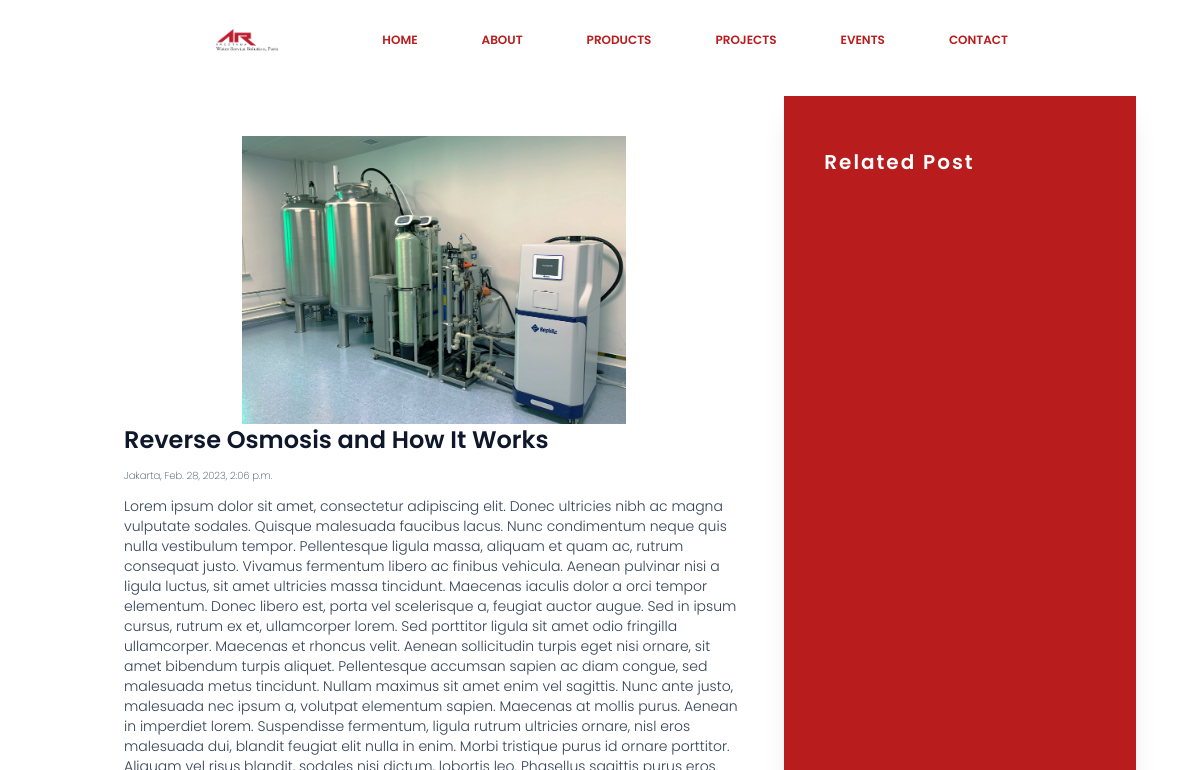
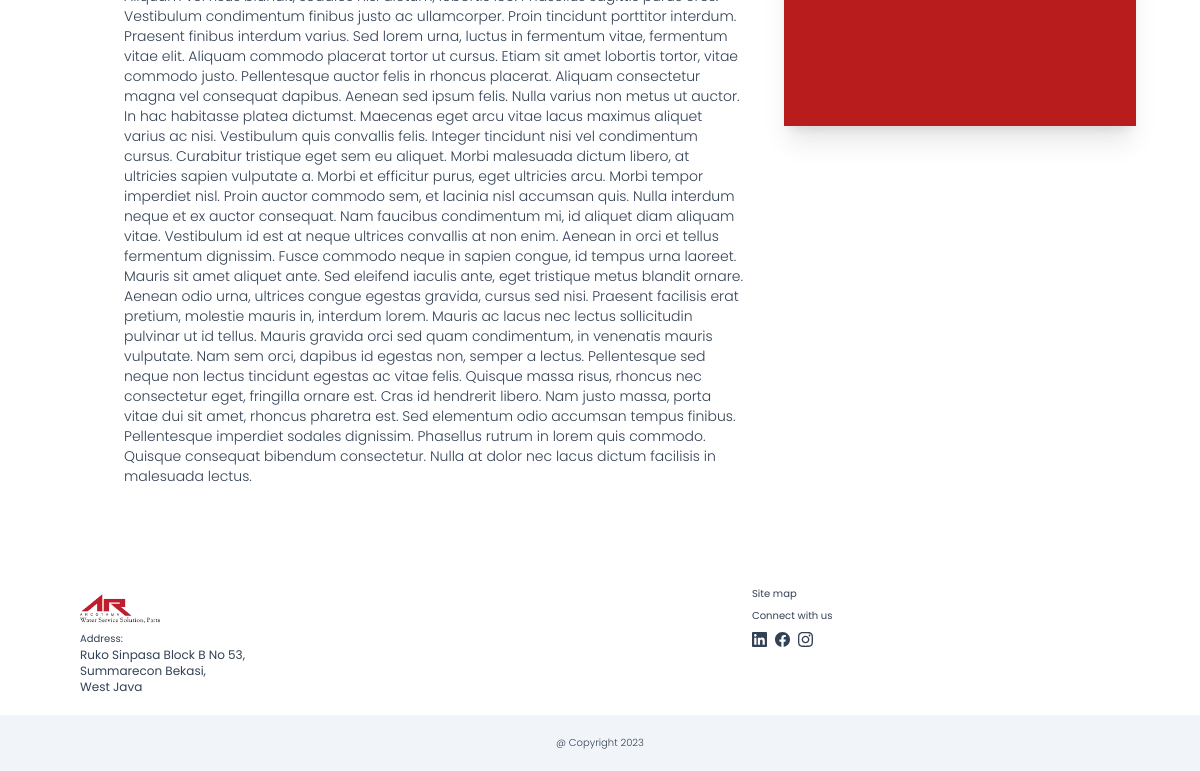
The page /product/reverse-osmosis-and-how-it-works on the database as committed earlier (2 pictures, top to bottom).
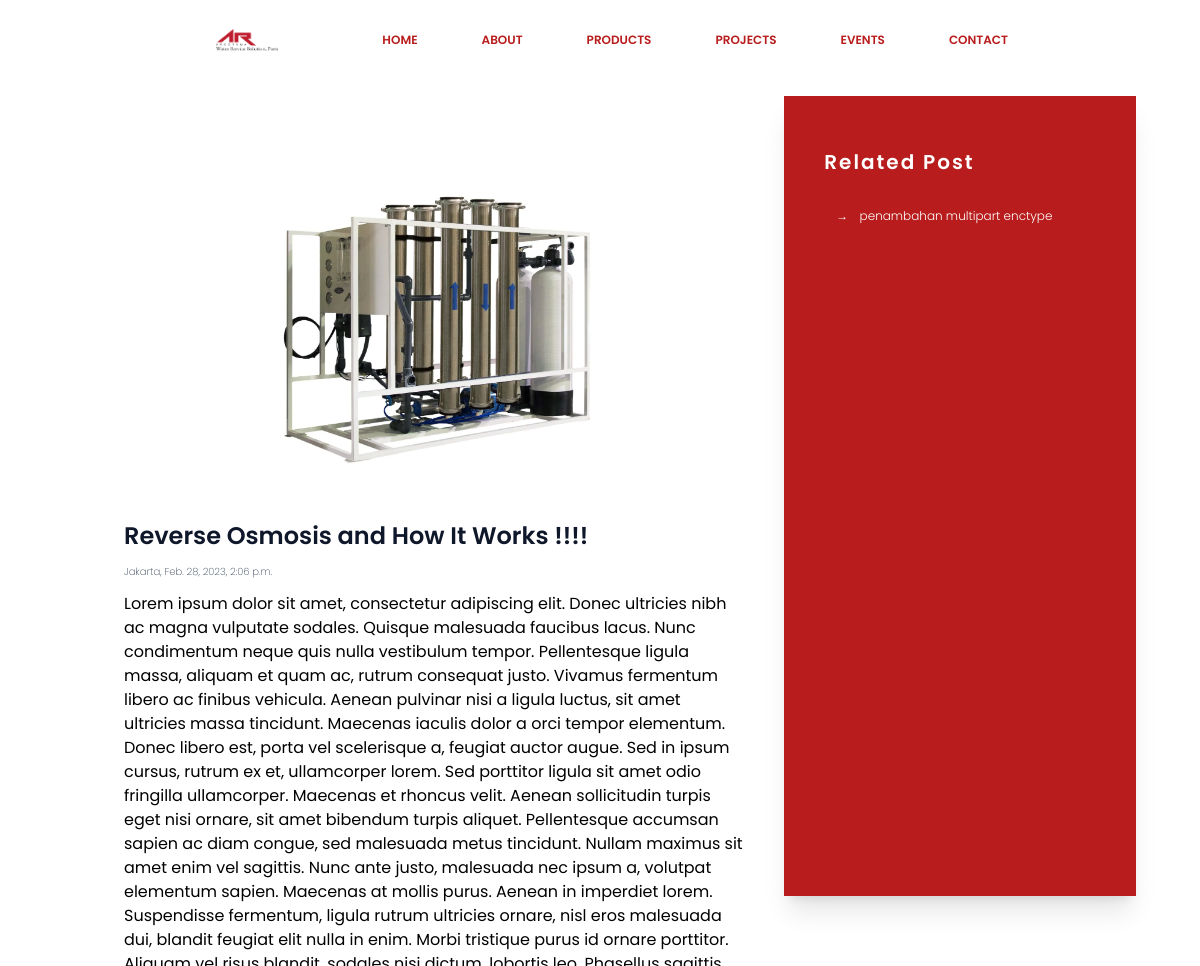
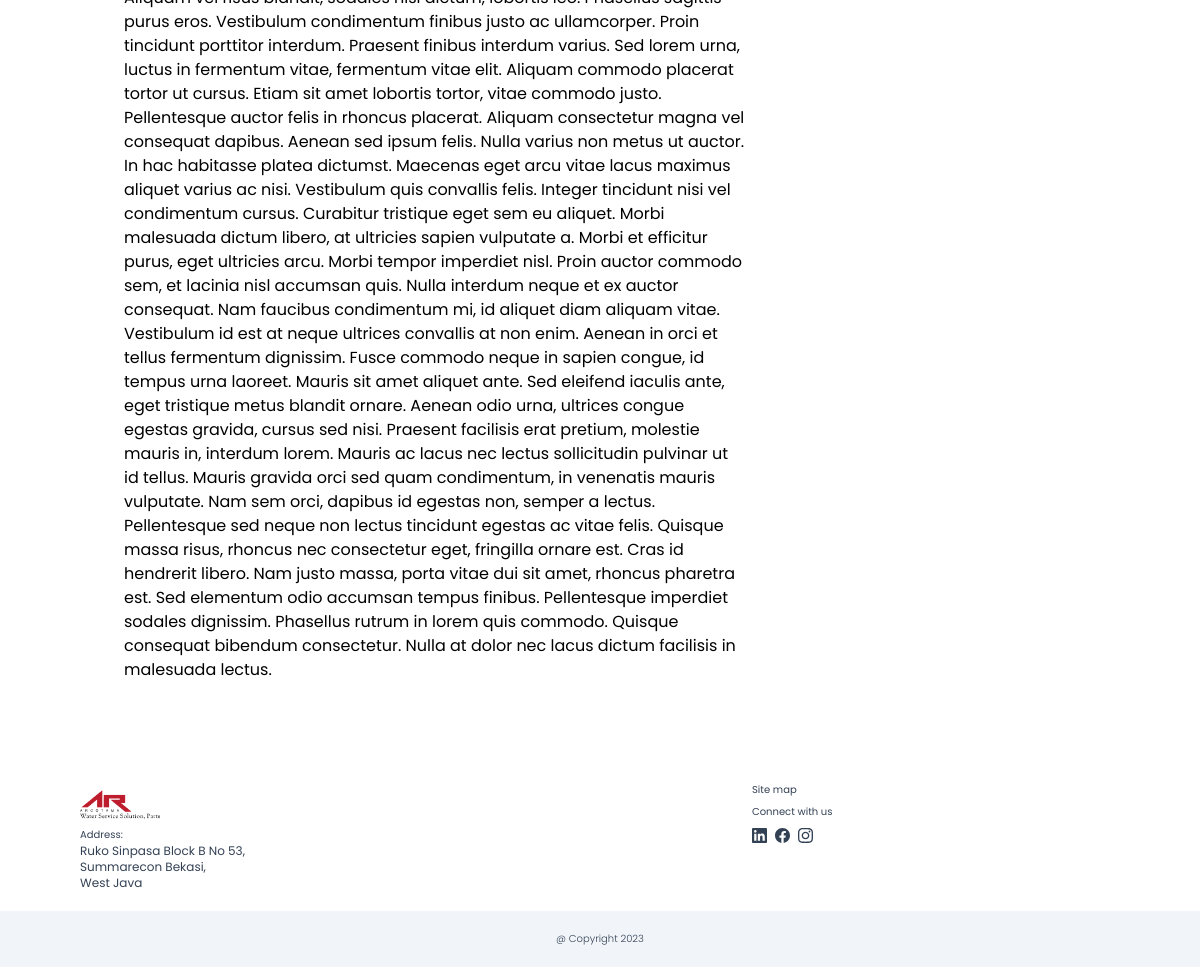
The same page on the database as committed later (2 pictures, top to bottom).
### post/models.py (models this page shows, shortened)
class Post(models.Model):
    title = models.CharField(max_length=255, verbose_name="Title")
    slug = models.SlugField(unique=True, editable=False)
    location = models.CharField(max_length=25,verbose_name="Location")
    content = RichTextUploadingField(verbose_name="Content")
    publish = models.DateTimeField(auto_now_add=True, verbose_name='Published')
    picture = models.ImageField(upload_to='uploads/%Y/%m/%d', verbose_name='Picture', default='uploads/no-image.jpg')
    category = models.ForeignKey(Category, on_delete=models.CASCADE, verbose_name='Category')
    status=models.CharField(max_length=100, choices=STATUS_CHOICES, default='draft',verbose_name='Status')
    class Meta:
        verbose_name = 'Post'
        verbose_name_plural = 'Posts'

class Contact(models.Model):
    company_name=models.CharField(max_length=255, verbose_name='Company Name', default='Arcotama')
    address=models.CharField(max_length=255, verbose_name='Address')
    email=models.CharField(max_length=100, verbose_name='Email', default='sales@arcotama.com')
    phone=models.CharField(max_length=20, verbose_name='Phone', null=True, blank=True)
    mobile_phone=models.CharField(max_length=20, verbose_name='Mobile Phone', default=1234567888)
    site_map_url = models.URLField(max_length=255, verbose_name='Site Map', blank=True, null=True)
    iframe = models.TextField(verbose_name='Iframe', blank=True, null=True)
    facebook_url=models.URLField(max_length=150, verbose_name='Facebook', blank=True, null=True)
    linkedin_url=models.URLField(max_length=150, verbose_name='Linkedin', blank=True, null=True)
    instagram_url=models.URLField(max_length=150, verbose_name='Instagram', blank=True, null=True)

### post/views.py (the view)
# urls.py: path('product/<slug:slug>', ProductDetail.as_view(), name = 'detail'),
class ProductDetail(DetailView):
    model = Post
    template_name = 'detail.html'
    context_object_name = 'post'
    def get_context_data(self, **kwargs):
        context =  super().get_context_data(**kwargs)
        products_category = get_object_or_404(Category, title__icontains = kwargs['object'].category)
        related_products = Post.objects.filter(category = products_category).exclude(slug = kwargs['object'].slug)
        context['products'] = related_products
        context['contact'] = Contact.objects.all()
        return context

### post/models.py (called while the page is built)
    def __str__(self):
        return self.title

### templates/detail.html (shortened to what this page needs)
{% extends 'base.html' %}  {% load static %} {% block content %}
    <section class="min-h-screen flex flex-col-reverse md:flex-row-reverse md:space-x-5 mt-24 md:px-16 justify-center items-start mb-10 relative">
        <div class="bg-red-700 md:h-screen md:w-1/3 text-white p-10 md:shadow-xl">
            <h1 class="text-xl font-semibold mt-3 mb-5 tracking-widest">Related Post</h1>
            <ol class="text-xs font-light my-3">
              {% for product in products %}
                <li class="p-3 hover:underline hover:text-slate-100"><span class="mr-2">&rightarrow;</span>
                    </span><a href="{% url 'detail' product.slug %}">{{ product.title }}</a></li>
                    {% endfor %}
            </ol>
        </div>
        <div class="flex flex-col md:w-2/3 space-y-8">
            <div class="p-10">
            {% if post.picture %}
            <img class="w-96 mx-auto" src="{{ post.picture.url }}" alt="" />
            {% else %}
            <img class="w-96 mx-auto" src="../media/uploads/no-image.jpg" alt="" />
            {% endif %}
              <h1 class="text-2xl font-semibold text-slate-900 mb-3">{{ post.title }}</h1>
                <p class="text-xxs font-extralight text-slate-700 mb-3">{{post.location}}, {{post.publish}}</p>
                <p class="text-sm font-light text-slate-700">
                  {{post.content|safe}}
                </p>
            </div>
        </div>
    </section>
   {% endblock %}

### templates/snippets/footer.html (shortened to what this page needs)
{% load static %}
<footer>
  {% for item in contact %}
  <div class="container py-5 flex px-3 md:px-16">
    <div class="w-1/2 px-4 sm:w-3/4">
      <img src="{% static 'dist/img/arcotama-logo.png' %}" class="w-20 my-2" alt="" />
      <p class="text-xxs text-slate-700 font-normal">Address:</p>
      <p class="text-xs text-slate-700 font-normal">{{item.address|safe}}</p>
    </div>
    <div class="px-4 text-xxs w-1/2 sm:w-1/4">
      <h3 class="text-slate-700 transition duration-150 hover:text-slate-900 mb-1.5"><a href="{{item.site_map_url}}" target="_blank">Site map</a></h3>
      <h3 class="text-slate-700">Connect with us</h3>
      <div class="flex items-center">
        <a href="{{ item.linkedin_url }}" target="_blank" class="flex justify-center items-center py-2 text-slate-700 hover:text-slate-900 transition duration-150 mr-2">
        </a>
        <a href="{{ item.facebook_url }}" target="_blank" class="flex justify-center items-center py-2 text-slate-700 hover:text-slate-900 transition duration-150 mr-2">
        </a>
        <a href="{{ item.instagram_url }}" target="_blank" class="flex justify-center items-center py-2 text-slate-700 hover:text-slate-900 transition duration-150">
        </a>
      </div>
    </div>
  </div>
  <div class="flex justify-center bg-slate-100 w-full py-5">
    <div class="text-xxs text-slate-700 font-light">@ Copyright 2023</div>
  </div>
  {% endfor %}
</footer>

Rows that differ between the two databases and show on the page:
added Post: title "penambahan multipart enctype"
changed Post "Jakarta": picture: a different picture; title "Reverse Osmosis and How It Works" → "Reverse Osmosis and How It Works !!!!"
